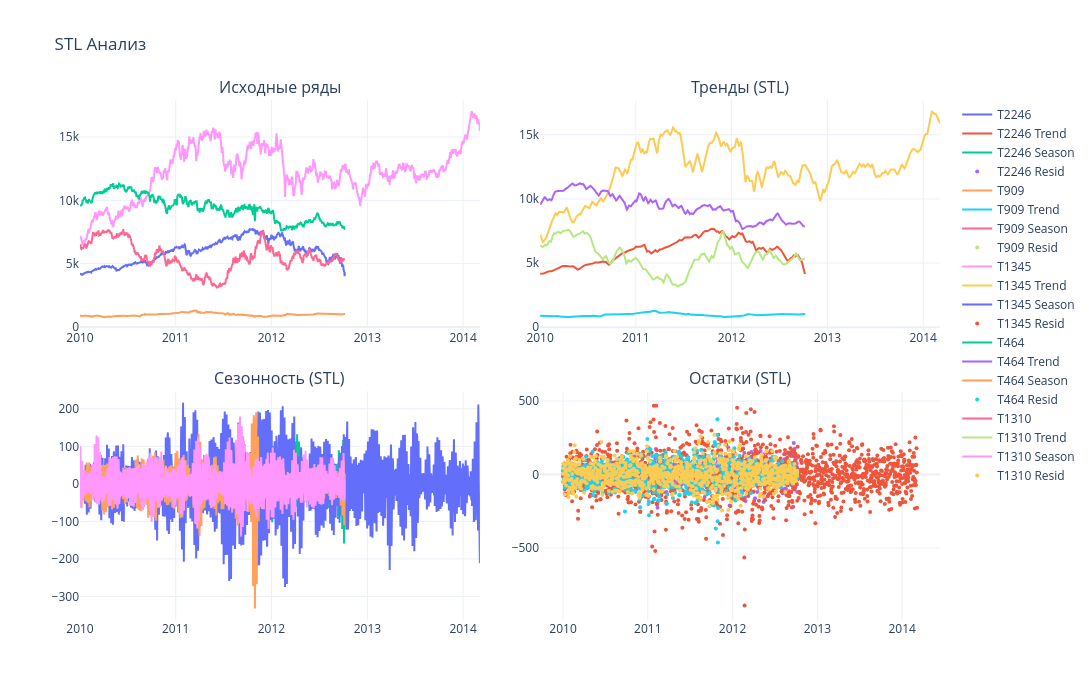
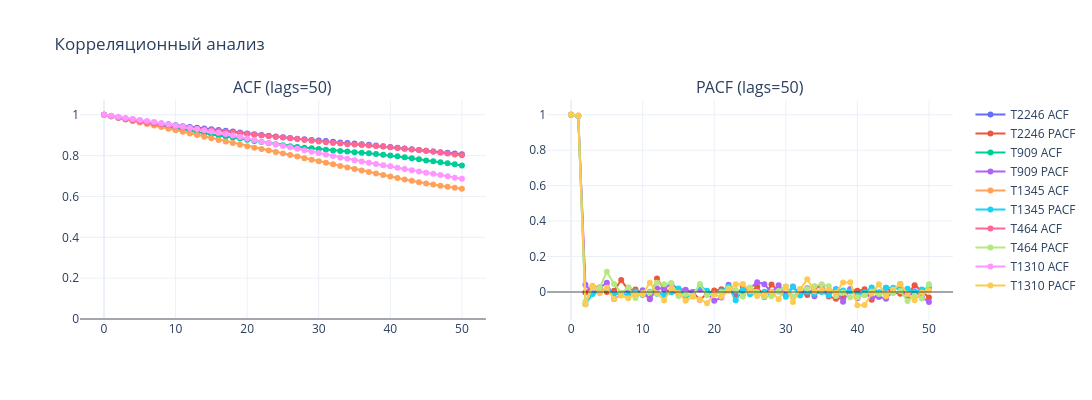

Notebook source saved alongside these figures, in order:
### Markdown cell above
Translation:

Number of rows found since 2012: 265

### Code cell
target_ids = ts_options[:5]

print(f"Анализируем 5 рядов: {target_ids}")

fig_stl = TimeSeriesEDA.plot_stl_multi(target_ids, series_dict, period=SEASONALITY)
fig_stl.show()

fig_corr = TimeSeriesEDA.plot_corr_multi(target_ids, series_dict, 50)
fig_corr.show()

### Figure 1 — Plotly figure (JSON) as saved in the notebook; plotly's stock layout.template omitted (floating-point values rounded to 4 significant figures; data arrays with more than 128 entries replaced by an {"elided": "..."} marker saying what was removed)
{"data": [{"name": "T2246", "type": "scatter", "x": {"elided": "1011 str values"}, "xaxis": "x", "y": {"elided": "1011 float values"}, "yaxis": "y"}, {"name": "T2246 Trend", "type": "scatter", "x": {"elided": "1011 str values"}, "xaxis": "x2", "y": {"elided": "1011 float values"}, "yaxis": "y2"}, {"name": "T2246 Season", "type": "scatter", "x": {"elided": "1011 str values"}, "xaxis": "x3", "y": {"elided": "1011 float values"}, "yaxis": "y3"}, {"marker": {"size": 4}, "mode": "markers", "name": "T2246 Resid", "type": "scatter", "x": {"elided": "1011 str values"}, "xaxis": "x4", "y": {"elided": "1011 float values"}, "yaxis": "y4"}, {"name": "T909", "type": "scatter", "x": {"elided": "1012 str values"}, "xaxis": "x", "y": {"elided": "1012 float values"}, "yaxis": "y"}, {"name": "T909 Trend", "type": "scatter", "x": {"elided": "1012 str values"}, "xaxis": "x2", "y": {"elided": "1012 float values"}, "yaxis": "y2"}, {"name": "T909 Season", "type": "scatter", "x": {"elided": "1012 str values"}, "xaxis": "x3", "y": {"elided": "1012 float values"}, "yaxis": "y3"}, {"marker": {"size": 4}, "mode": "markers", "name": "T909 Resid", "type": "scatter", "x": {"elided": "1012 str values"}, "xaxis": "x4", "y": {"elided": "1012 float values"}, "yaxis": "y4"}, {"name": "T1345", "type": "scatter", "x": {"elided": "1526 str values"}, "xaxis": "x", "y": {"elided": "1526 float values"}, "yaxis": "y"}, {"name": "T1345 Trend", "type": "scatter", "x": {"elided": "1526 str values"}, "xaxis": "x2", "y": {"elided": "1526 float values"}, "yaxis": "y2"}, {"name": "T1345 Season", "type": "scatter", "x": {"elided": "1526 str values"}, "xaxis": "x3", "y": {"elided": "1526 float values"}, "yaxis": "y3"}, {"marker": {"size": 4}, "mode": "markers", "name": "T1345 Resid", "type": "scatter", "x": {"elided": "1526 str values"}, "xaxis": "x4", "y": {"elided": "1526 float values"}, "yaxis": "y4"}, {"name": "T464", "type": "scatter", "x": {"elided": "1011 str values"}, "xaxis": "x", "y": {"elided": "1011 float values"}, "yaxis": "y"}, {"name": "T464 Trend", "type": "scatter", "x": {"elided": "1011 str values"}, "xaxis": "x2", "y": {"elided": "1011 float values"}, "yaxis": "y2"}, {"name": "T464 Season", "type": "scatter", "x": {"elided": "1011 str values"}, "xaxis": "x3", "y": {"elided": "1011 float values"}, "yaxis": "y3"}, {"marker": {"size": 4}, "mode": "markers", "name": "T464 Resid", "type": "scatter", "x": {"elided": "1011 str values"}, "xaxis": "x4", "y": {"elided": "1011 float values"}, "yaxis": "y4"}, {"name": "T1310", "type": "scatter", "x": {"elided": "1010 str values"}, "xaxis": "x", "y": {"elided": "1010 float values"}, "yaxis": "y"}, {"name": "T1310 Trend", "type": "scatter", "x": {"elided": "1010 str values"}, "xaxis": "x2", "y": {"elided": "1010 float values"}, "yaxis": "y2"}, {"name": "T1310 Season", "type": "scatter", "x": {"elided": "1010 str values"}, "xaxis": "x3", "y": {"elided": "1010 float values"}, "yaxis": "y3"}, {"marker": {"size": 4}, "mode": "markers", "name": "T1310 Resid", "type": "scatter", "x": {"elided": "1010 str values"}, "xaxis": "x4", "y": {"elided": "1010 float values"}, "yaxis": "y4"}], "layout": {"annotations": [{"font": {"size": 16}, "showarrow": false, "text": "Исходные ряды", "x": 0.2325, "xanchor": "center", "xref": "paper", "y": 1, "yanchor": "bottom", "yref": "paper"}, {"font": {"size": 16}, "showarrow": false, "text": "Тренды (STL)", "x": 0.7675, "xanchor": "center", "xref": "paper", "y": 1, "yanchor": "bottom", "yref": "paper"}, {"font": {"size": 16}, "showarrow": false, "text": "Сезонность (STL)", "x": 0.2325, "xanchor": "center", "xref": "paper", "y": 0.44, "yanchor": "bottom", "yref": "paper"}, {"font": {"size": 16}, "showarrow": false, "text": "Остатки (STL)", "x": 0.7675, "xanchor": "center", "xref": "paper", "y": 0.44, "yanchor": "bottom", "yref": "paper"}], "height": 700, "title": {"text": "STL Анализ"}, "width": 1100, "xaxis": {"anchor": "y", "domain": [0, 0.465]}, "xaxis2": {"anchor": "y2", "domain": [0.535, 1.0]}, "xaxis3": {"anchor": "y3", "domain": [0, 0.465]}, "xaxis4": {"anchor": "y4", "domain": [0.535, 1.0]}, "yaxis": {"anchor": "x", "domain": [0.56, 1]}, "yaxis2": {"anchor": "x2", "domain": [0.56, 1]}, "yaxis3": {"anchor": "x3", "domain": [0, 0.44]}, "yaxis4": {"anchor": "x4", "domain": [0, 0.44]}}}

### Figure 2 — Plotly figure (JSON) as saved in the notebook; plotly's stock layout.template omitted (floating-point values rounded to 4 significant figures)
{"data": [{"mode": "lines+markers", "name": "T2246 ACF", "type": "scatter", "x": [0, 1, 2, 3, 4, 5, 6, 7, 8, 9, 10, 11, 12, 13, 14, 15, 16, 17, 18, 19, 20, 21, 22, 23, 24, 25, 26, 27, 28, 29, 30, 31, 32, 33, 34, 35, 36, 37, 38, 39, 40, 41, 42, 43, 44, 45, 46, 47, 48, 49, 50], "xaxis": "x", "y": [1.0, 0.9938, 0.9876, 0.9819, 0.9765, 0.9711, 0.9658, 0.9614, 0.9571, 0.9529, 0.9486, 0.9439, 0.9401, 0.9365, 0.9328, 0.929, 0.9253, 0.9217, 0.9174, 0.913, 0.9087, 0.9047, 0.9011, 0.8971, 0.8935, 0.8898, 0.8866, 0.883, 0.8798, 0.8768, 0.8742, 0.8712, 0.8681, 0.8647, 0.8617, 0.8591, 0.8561, 0.8527, 0.8489, 0.8453, 0.8419, 0.8385, 0.8346, 0.8308, 0.8274, 0.824, 0.8204, 0.8167, 0.8136, 0.8105, 0.8071], "yaxis": "y"}, {"mode": "lines+markers", "name": "T2246 PACF", "type": "scatter", "x": [0, 1, 2, 3, 4, 5, 6, 7, 8, 9, 10, 11, 12, 13, 14, 15, 16, 17, 18, 19, 20, 21, 22, 23, 24, 25, 26, 27, 28, 29, 30, 31, 32, 33, 34, 35, 36, 37, 38, 39, 40, 41, 42, 43, 44, 45, 46, 47, 48, 49, 50], "xaxis": "x2", "y": [1.0, 0.9938, -0.003037, 0.03251, 0.0247, -0.0003324, 0.006713, 0.06785, 0.01028, 0.01383, -0.007865, -0.03635, 0.07585, 0.01594, 0.0002454, -0.007335, 0.006672, -0.0001307, -0.04425, -0.008789, 0.007869, 0.01558, 0.0223, -0.02368, 0.02961, -0.004319, 0.03094, -0.02872, 0.04293, 0.004577, 0.02956, -0.02659, 0.001469, -0.01755, 0.0224, 0.03779, -0.02476, -0.03775, -0.03461, 0.01149, 0.006382, 0.0151, -0.04338, -0.007393, 0.0233, -0.003365, -0.009944, -0.01093, 0.03844, 0.005641, -0.03084], "yaxis": "y2"}, {"mode": "lines+markers", "name": "T909 ACF", "type": "scatter", "x": [0, 1, 2, 3, 4, 5, 6, 7, 8, 9, 10, 11, 12, 13, 14, 15, 16, 17, 18, 19, 20, 21, 22, 23, 24, 25, 26, 27, 28, 29, 30, 31, 32, 33, 34, 35, 36, 37, 38, 39, 40, 41, 42, 43, 44, 45, 46, 47, 48, 49, 50], "xaxis": "x", "y": [1.0, 0.9923, 0.9852, 0.9781, 0.9714, 0.9656, 0.9591, 0.9524, 0.9461, 0.9396, 0.9333, 0.9264, 0.9199, 0.9137, 0.9083, 0.9031, 0.8981, 0.893, 0.8882, 0.8832, 0.8776, 0.8715, 0.8662, 0.8609, 0.8556, 0.8506, 0.8463, 0.8426, 0.8389, 0.8356, 0.832, 0.8288, 0.8256, 0.8227, 0.8196, 0.8168, 0.8139, 0.8113, 0.8078, 0.8045, 0.8004, 0.7964, 0.7919, 0.787, 0.7816, 0.7766, 0.7722, 0.7674, 0.7627, 0.7575, 0.7513], "yaxis": "y"}, {"mode": "lines+markers", "name": "T909 PACF", "type": "scatter", "x": [0, 1, 2, 3, 4, 5, 6, 7, 8, 9, 10, 11, 12, 13, 14, 15, 16, 17, 18, 19, 20, 21, 22, 23, 24, 25, 26, 27, 28, 29, 30, 31, 32, 33, 34, 35, 36, 37, 38, 39, 40, 41, 42, 43, 44, 45, 46, 47, 48, 49, 50], "xaxis": "x2", "y": [1.0, 0.9923, 0.04092, -0.006729, 0.02376, 0.05282, -0.03919, -0.01691, 0.02337, -0.01918, 0.009443, -0.04109, 0.0208, 0.02003, 0.04586, 0.01635, 0.01294, -0.0006266, 0.01369, -0.006274, -0.04978, -0.03053, 0.04097, -0.0001954, -0.01349, 0.02228, 0.05551, 0.04386, -0.001574, 0.03764, -0.01532, 0.03071, -0.01215, 0.02103, -0.02384, 0.02525, -0.002361, 0.01545, -0.05483, 0.01651, -0.03568, -0.01242, -0.03021, -0.02829, -0.03757, 0.00458, 0.04532, -0.03034, 0.003771, -0.02809, -0.05678], "yaxis": "y2"}, {"mode": "lines+markers", "name": "T1345 ACF", "type": "scatter", "x": [0, 1, 2, 3, 4, 5, 6, 7, 8, 9, 10, 11, 12, 13, 14, 15, 16, 17, 18, 19, 20, 21, 22, 23, 24, 25, 26, 27, 28, 29, 30, 31, 32, 33, 34, 35, 36, 37, 38, 39, 40, 41, 42, 43, 44, 45, 46, 47, 48, 49, 50], "xaxis": "x", "y": [1.0, 0.9932, 0.9855, 0.9776, 0.9698, 0.9623, 0.9549, 0.9473, 0.9395, 0.9319, 0.924, 0.9163, 0.9084, 0.9004, 0.8924, 0.8848, 0.8769, 0.8687, 0.8611, 0.8537, 0.8463, 0.8389, 0.832, 0.8245, 0.8173, 0.8099, 0.8024, 0.795, 0.7874, 0.7799, 0.7721, 0.7647, 0.7572, 0.7497, 0.7421, 0.7346, 0.7268, 0.7193, 0.712, 0.7048, 0.6975, 0.6901, 0.6832, 0.6763, 0.6699, 0.6638, 0.6581, 0.6528, 0.6475, 0.6425, 0.6379], "yaxis": "y"}, {"mode": "lines+markers", "name": "T1345 PACF", "type": "scatter", "x": [0, 1, 2, 3, 4, 5, 6, 7, 8, 9, 10, 11, 12, 13, 14, 15, 16, 17, 18, 19, 20, 21, 22, 23, 24, 25, 26, 27, 28, 29, 30, 31, 32, 33, 34, 35, 36, 37, 38, 39, 40, 41, 42, 43, 44, 45, 46, 47, 48, 49, 50], "xaxis": "x2", "y": [1.0, 0.9932, -0.06891, -0.01161, 0.003909, 0.019, -0.009433, -0.01064, -0.01353, 0.002699, -0.01674, 0.002068, -0.009273, -0.01678, -0.0008463, 0.01961, -0.02684, -0.01629, 0.03552, 0.006632, -0.01184, 0.004333, 0.02953, -0.04669, 0.01307, -0.01203, -0.01158, 0.001506, -0.01892, 0.003422, -0.02614, 0.02774, -0.02004, 0.001134, -0.01046, 0.0003173, -0.02043, 0.01541, 0.008605, 0.00242, -0.01503, -0.003556, 0.02493, -0.0007766, 0.02438, 0.02365, 0.01744, 0.01806, 0.0004123, 0.01446, 0.02362], "yaxis": "y2"}, {"mode": "lines+markers", "name": "T464 ACF", "type": "scatter", "x": [0, 1, 2, 3, 4, 5, 6, 7, 8, 9, 10, 11, 12, 13, 14, 15, 16, 17, 18, 19, 20, 21, 22, 23, 24, 25, 26, 27, 28, 29, 30, 31, 32, 33, 34, 35, 36, 37, 38, 39, 40, 41, 42, 43, 44, 45, 46, 47, 48, 49, 50], "xaxis": "x", "y": [1.0, 0.9931, 0.9855, 0.9783, 0.9715, 0.9664, 0.962, 0.9576, 0.9535, 0.9487, 0.9436, 0.9385, 0.9341, 0.9305, 0.9276, 0.9245, 0.921, 0.917, 0.9134, 0.9096, 0.9057, 0.9019, 0.8985, 0.8952, 0.8916, 0.8881, 0.8846, 0.8808, 0.8767, 0.8727, 0.8692, 0.8655, 0.8621, 0.8589, 0.8561, 0.8539, 0.8521, 0.8499, 0.8475, 0.8446, 0.8412, 0.8375, 0.834, 0.8304, 0.8269, 0.8234, 0.8198, 0.8155, 0.8109, 0.8059, 0.8016], "yaxis": "y"}, {"mode": "lines+markers", "name": "T464 PACF", "type": "scatter", "x": [0, 1, 2, 3, 4, 5, 6, 7, 8, 9, 10, 11, 12, 13, 14, 15, 16, 17, 18, 19, 20, 21, 22, 23, 24, 25, 26, 27, 28, 29, 30, 31, 32, 33, 34, 35, 36, 37, 38, 39, 40, 41, 42, 43, 44, 45, 46, 47, 48, 49, 50], "xaxis": "x2", "y": [1.0, 0.9931, -0.05481, 0.02618, 0.02409, 0.1149, 0.0455, -0.003691, 0.02486, -0.03345, -0.005185, -0.00351, 0.05173, 0.0431, 0.05066, -0.02257, -0.01185, -0.02033, 0.04479, -0.01898, -0.01047, -0.001801, 0.02044, 0.01185, -0.02488, 0.02487, -8.352e-07, -0.02493, -0.02413, 0.006104, 0.03151, -0.02616, 0.01754, 0.01734, 0.03414, 0.04387, 0.03277, -0.02329, -0.003123, -0.03018, -0.02993, -0.01811, 0.003233, -0.01135, -0.01196, -0.006252, 0.006066, -0.05081, -0.02104, -0.03625, 0.04354], "yaxis": "y2"}, {"mode": "lines+markers", "name": "T1310 ACF", "type": "scatter", "x": [0, 1, 2, 3, 4, 5, 6, 7, 8, 9, 10, 11, 12, 13, 14, 15, 16, 17, 18, 19, 20, 21, 22, 23, 24, 25, 26, 27, 28, 29, 30, 31, 32, 33, 34, 35, 36, 37, 38, 39, 40, 41, 42, 43, 44, 45, 46, 47, 48, 49, 50], "xaxis": "x", "y": [1.0, 0.9952, 0.9898, 0.9846, 0.9795, 0.9746, 0.9694, 0.9639, 0.9581, 0.9523, 0.9463, 0.9409, 0.9355, 0.9296, 0.9239, 0.9181, 0.912, 0.9055, 0.8987, 0.8913, 0.8838, 0.8761, 0.8683, 0.8611, 0.8543, 0.8476, 0.8406, 0.8335, 0.8265, 0.8192, 0.8122, 0.8048, 0.7974, 0.7908, 0.7841, 0.7775, 0.771, 0.7645, 0.7584, 0.7531, 0.7473, 0.7408, 0.7344, 0.7283, 0.7222, 0.7162, 0.7105, 0.7047, 0.6985, 0.6922, 0.6862], "yaxis": "y"}, {"mode": "lines+markers", "name": "T1310 PACF", "type": "scatter", "x": [0, 1, 2, 3, 4, 5, 6, 7, 8, 9, 10, 11, 12, 13, 14, 15, 16, 17, 18, 19, 20, 21, 22, 23, 24, 25, 26, 27, 28, 29, 30, 31, 32, 33, 34, 35, 36, 37, 38, 39, 40, 41, 42, 43, 44, 45, 46, 47, 48, 49, 50], "xaxis": "x2", "y": [1.0, 0.9952, -0.06868, 0.03188, -0.006645, 0.02393, -0.03998, -0.01983, -0.03519, -0.01129, -0.01225, 0.05212, -0.006811, -0.04778, 0.01795, -0.005097, -0.04944, -0.02665, -0.04191, -0.06349, -0.01385, -0.02708, 0.005834, 0.04425, 0.04547, 0.004091, -0.02244, -0.01103, 0.0001839, -0.04102, 0.02625, -0.05585, 0.01502, 0.07155, 0.004366, 0.01247, 0.01306, -0.004164, 0.05361, 0.05491, -0.07479, -0.07392, -0.008544, 0.04343, -0.02346, 0.0141, 0.04521, -0.01103, -0.04594, -0.002297, 0.008174], "yaxis": "y2"}], "layout": {"annotations": [{"font": {"size": 16}, "showarrow": false, "text": "ACF (lags=50)", "x": 0.2325, "xanchor": "center", "xref": "paper", "y": 1, "yanchor": "bottom", "yref": "paper"}, {"font": {"size": 16}, "showarrow": false, "text": "PACF (lags=50)", "x": 0.7675, "xanchor": "center", "xref": "paper", "y": 1, "yanchor": "bottom", "yref": "paper"}], "height": 400, "shapes": [{"line": {"color": "black"}, "opacity": 0.3, "type": "line", "x0": 0, "x1": 1, "xref": "x domain", "y0": 0, "y1": 0, "yref": "y"}, {"line": {"color": "black"}, "opacity": 0.3, "type": "line", "x0": 0, "x1": 1, "xref": "x2 domain", "y0": 0, "y1": 0, "yref": "y2"}], "title": {"text": "Корреляционный анализ"}, "width": 1100, "xaxis": {"anchor": "y", "domain": [0, 0.465]}, "xaxis2": {"anchor": "y2", "domain": [0.535, 1.0]}, "yaxis": {"anchor": "x", "domain": [0, 1]}, "yaxis2": {"anchor": "x2", "domain": [0, 1]}}}
